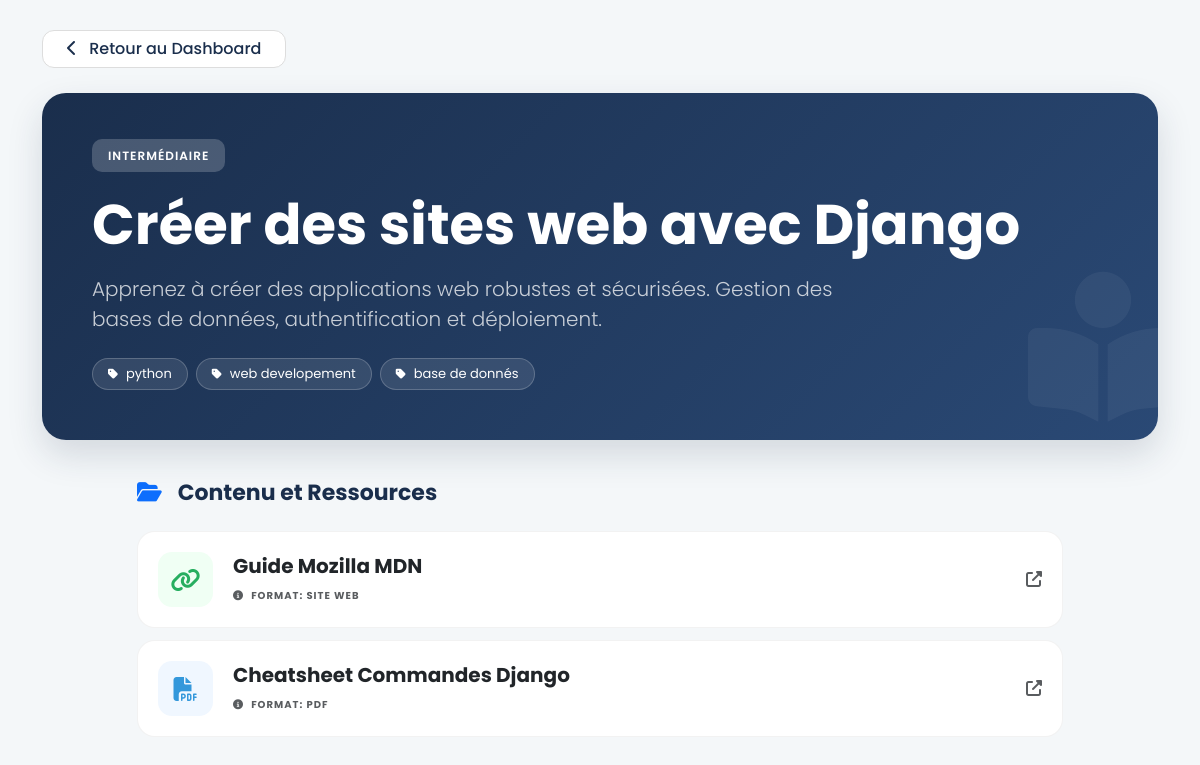
/course/2/ (signed in), run on the app's committed database.
### core/models.py (models this page shows, shortened)
class Course(models.Model):
    LEVEL_CHOICES = [
        ('beginner', 'Débutant'),
        ('intermediate', 'Intermédiaire'),
        ('advanced', 'Avancé'),
    ]
    title = models.CharField(max_length=150)
    description = models.TextField()
    level = models.CharField(max_length=20, choices=LEVEL_CHOICES)
    tags = models.ManyToManyField(Tag, blank=True)

class Tag(models.Model):
    name = models.CharField(max_length=50, unique=True)

class Resource(models.Model):
    RESOURCE_TYPE = (
        ('video', 'Vidéo'),
        ('pdf', 'PDF'),
        ('site', 'Site Web'),
    )
    title = models.CharField(max_length=150)
    link = models.URLField()
    resource_type = models.CharField(max_length=10, choices=RESOURCE_TYPE)
    course = models.ForeignKey(Course, on_delete=models.CASCADE, related_name='resources')

### core/views.py (the view)
# urls.py: path('course/<int:course_id>/', views.course_detail, name='course_detail'),
@login_required
def course_detail(request, course_id):
    course = get_object_or_404(Course, id=course_id)
    return render(request, 'course_detail.html', {'course': course})

### core/templates/course_detail.html (shortened to what this page needs)
<!DOCTYPE html>
<html lang="fr">
<head>
    <link href="https://cdn.jsdelivr.net/npm/bootstrap@5.3.0/dist/css/bootstrap.min.css" rel="stylesheet">
    <link href="https://cdnjs.cloudflare.com/ajax/libs/font-awesome/6.4.0/css/all.min.css" rel="stylesheet">
</head>
<body>
<div class="container">
    <a href="{% url 'home' %}" class="btn back-btn px-4">
        <i class="fas fa-chevron-left me-2"></i> Retour au Dashboard
    </a>
    <div class="course-header-card">
        <div class="mb-4">
            <span class="badge-level">{{ course.get_level_display }}</span>
        </div>
        <h1 class="display-4 fw-bold mb-3">{{ course.title }}</h1>
        <p class="lead opacity-75 mb-4" style="max-width: 800px;">{{ course.description }}</p>
        <div class="d-flex flex-wrap mt-2">
            {% for tag in course.tags.all %}
                <span class="tag-custom"><i class="fas fa-tag me-2 small"></i>{{ tag.name }}</span>
            {% endfor %}
        </div>
    </div>
    <div class="row justify-content-center">
        <div class="col-lg-10">
            <h3 class="section-title"><i class="fas fa-folder-open me-3 text-primary"></i>Contenu et Ressources</h3>
            <div class="resource-container">
                {% for resource in course.resources.all %}
                    <a href="{{ resource.link }}" target="_blank" class="resource-card">
                        <div class="resource-icon
                            {% if resource.resource_type == 'video' %}icon-video
                            {% elif resource.resource_type == 'pdf' %}icon-pdf
                            {% else %}icon-link{% endif %}">
                            {% if resource.resource_type == 'video' %}
                                <i class="fas fa-circle-play"></i>
                            {% elif resource.resource_type == 'pdf' %}
                                <i class="fas fa-file-pdf"></i>
                            {% else %}
                                <i class="fas fa-link"></i>
                            {% endif %}
                        </div>
                        <div class="flex-grow-1">
                            <h5 class="mb-1 fw-bold">{{ resource.title }}</h5>
                            <span class="text-muted small text-uppercase fw-bold" style="font-size: 10px; letter-spacing: 1px;">
                                <i class="fas fa-info-circle me-1"></i> Format: {{ resource.get_resource_type_display }}
                            </span>
                        </div>
                        <div class="text-muted ms-3">
                            <i class="fas fa-external-link-alt"></i>
                        </div>
                    </a>
                {% empty %}
                    <div class="text-center p-5 bg-white rounded-4 shadow-sm">
                        <i class="fas fa-box-open fa-3x text-light mb-3"></i>
                        <p class="text-muted mb-0">Aucune ressource disponible pour ce cours pour le moment.</p>
                    </div>
                {% endfor %}
            </div>
        </div>
    </div>
</div>
</body>
</html>

### core/templates/course_detail.html (style rules this page uses)
:root { --primary-dark: #1a2e4c; --accent-blue: #007bff; --bg-body: #f4f7f9; }
body { font-family: 'Poppins', sans-serif; background-color: var(--bg-body); padding-bottom: 50px; }
.back-btn { margin-top: 30px; margin-bottom: 25px; border-radius: 12px; font-weight: 500; transition: all 0.3s ease; border: 1px solid #ddd; background: white; color: var(--primary-dark); }
.course-header-card { background: linear-gradient(135deg, #1a2e4c 0%, #2a4975 100%); color: white; border-radius: 24px; padding: 50px; border: none; box-shadow: 0 15px 35px rgba(26, 46, 76, 0.15); margin-bottom: 40px; position: relative; overflow: hidden; }
.course-header-card::after { content: ''; position: absolute; bottom: -20px; right: -20px; font-family: "Font Awesome 6 Free"; content: "\f5da"; font-weight: 900; font-size: 150px; opacity: 0.05; }
.badge-level { background: rgba(255, 255, 255, 0.2); backdrop-filter: blur(5px); padding: 8px 16px; border-radius: 10px; font-size: 12px; font-weight: 600; text-transform: uppercase; letter-spacing: 1px; }
.resource-card { background: white; border-radius: 18px; margin-bottom: 12px; border: 1px solid rgba(0,0,0,0.05); transition: all 0.3s ease; text-decoration: none; color: inherit; display: flex; align-items: center; padding: 20px; }
.resource-icon { width: 55px; height: 55px; border-radius: 14px; display: flex; align-items: center; justify-content: center; font-size: 24px; margin-right: 20px; flex-shrink: 0; }
.icon-pdf { background: #f0f7ff; color: #3498db; }
.icon-link { background: #f0fff4; color: #27ae60; }
.tag-custom { background: rgba(255,255,255,0.1); border: 1px solid rgba(255,255,255,0.2); color: white; padding: 5px 15px; border-radius: 50px; font-size: 13px; margin-right: 8px; }
.section-title { font-weight: 700; color: var(--primary-dark); margin-bottom: 25px; font-size: 22px; }

### data on the page
Course: level "INTERMÉDIAIRE", title "Créer des sites web avec Django", description "Apprenez à créer des applications web robustes et sécurisées. Gestion des bases de données, authentification et déploiement."
Tag: name "python"
Tag: name "web developement"
Tag: name "base de donnés"
Resource: title "Guide Mozilla MDN", resource_type "SITE WEB"
Resource: title "Cheatsheet Commandes Django", resource_type "PDF"
